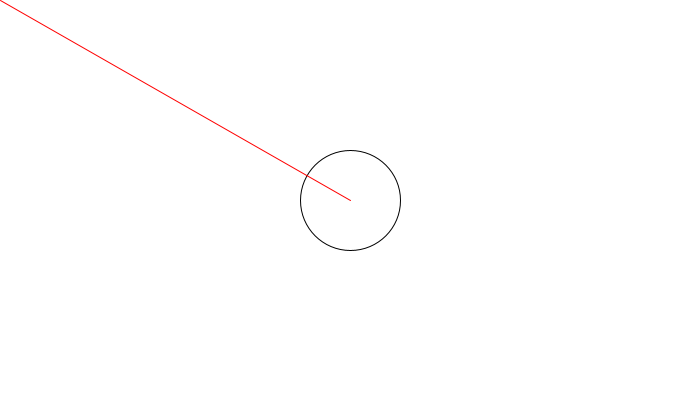
Frame 1 (no input)
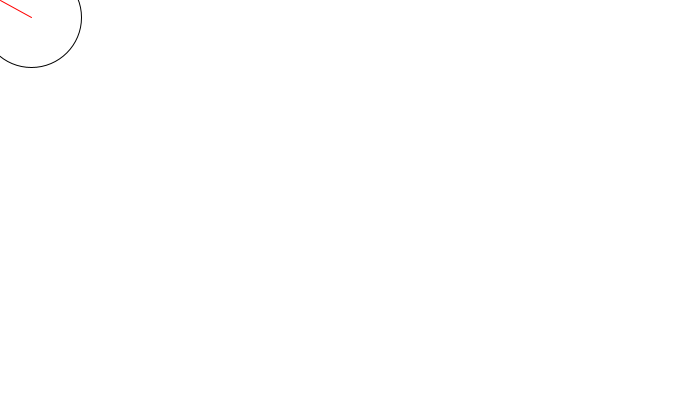
Frame 60 (the mouse pressed at the canvas centre just before this capture)
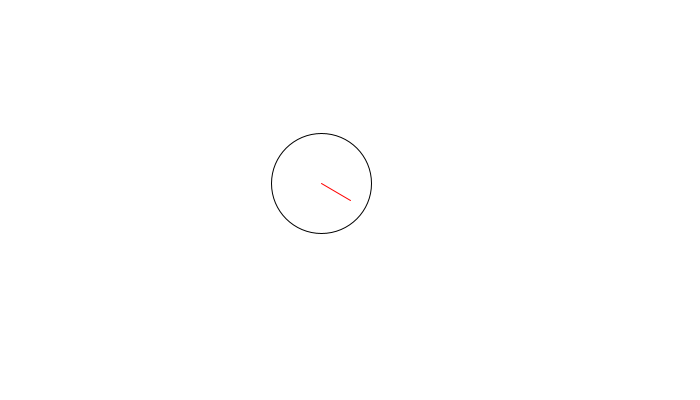
Frame 120 (the mouse held since frame 60 and released just before this capture)

The Processing sketch that drew these frames (run headless with seeded random() and noise(); from frame 60 on, the mouse is pressed at the canvas centre):

// Processing sketch: processing_33660
// ── processing_33660.pde

int mysize = 100;
float xpos = 350;
float ypos = 200;

void setup ()
{
  size (700,400);
  background(255);
  
  
}

void draw()
{
  background(255);
  stroke (0);
  ellipse(xpos,ypos,mysize,100);
  stroke (255,0,0);
  line(mouseX,mouseY, xpos,ypos);
  xpos= xpos + (mouseX - xpos)/25.0;
  ypos = ypos + (mouseY - ypos)/25.0;
}

void mousePressed()
{

 
 
}

void mouseMoved()
{

  
}
